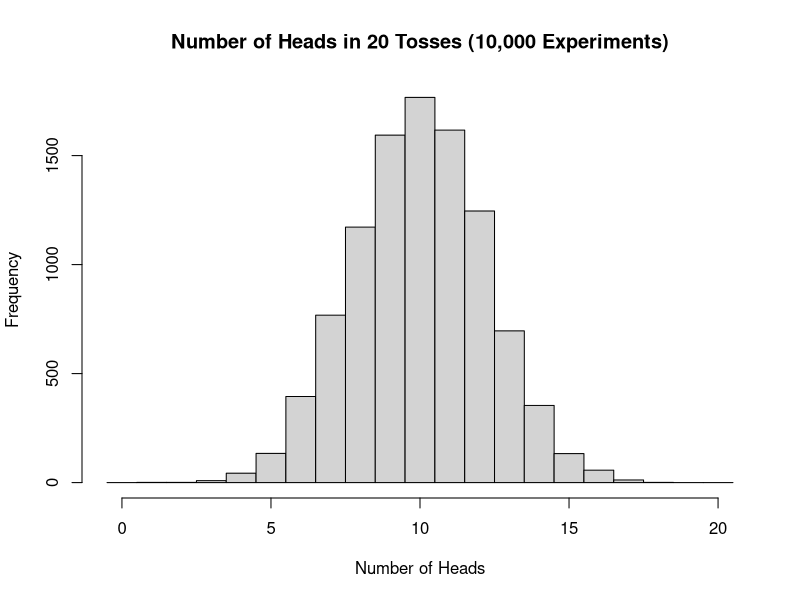
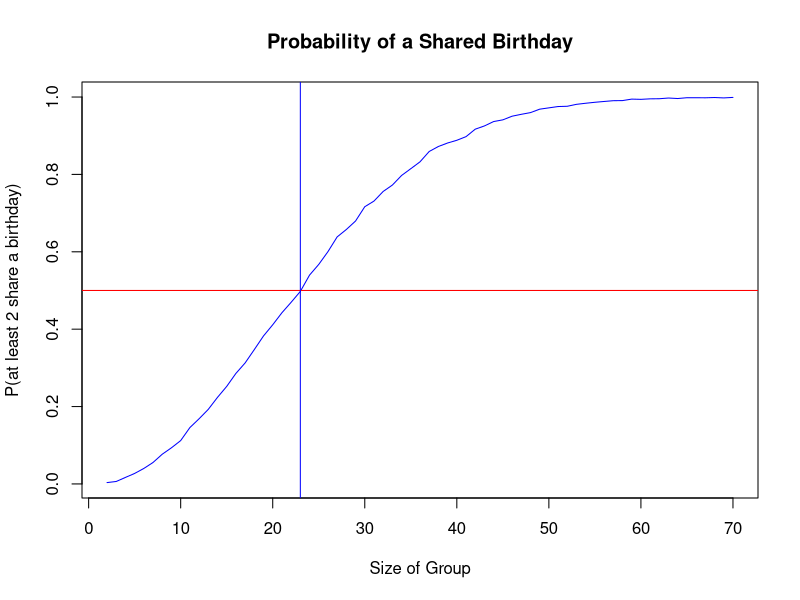
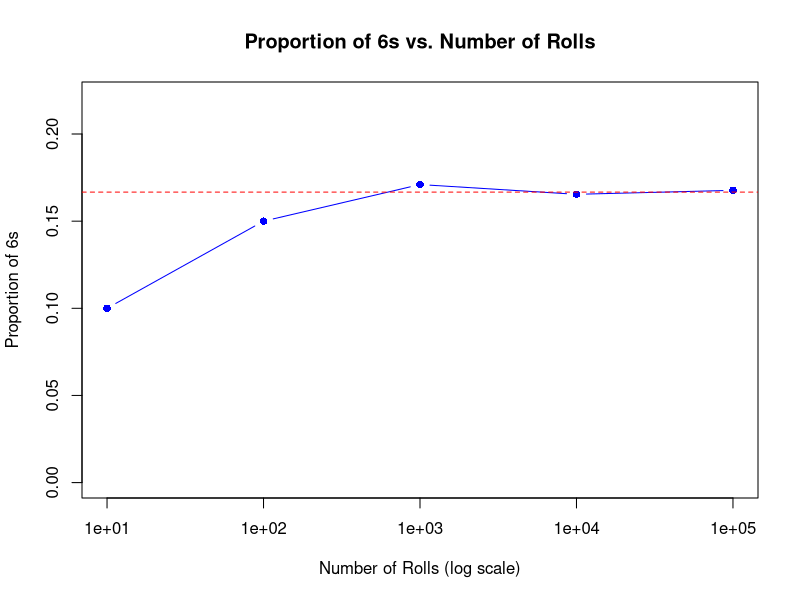

Here is the R script that generated these plots, in order:
## ---- chunk 1
knitr::opts_chunk$set(echo = TRUE, fig.width = 6, fig.height = 4)
set.seed(123)
## ---- chunk 2
n = 10000

Flips = function() {
  # 0 is tails, 1 is heads
  flips = sample(0:1, 20, replace = TRUE)
  s = sum(flips == 1)
  return(s)
}

results = replicate(n, Flips())
tab = table(results)
## ---- chunk 3
hist(results, breaks = seq(-0.5, 20.5, by = 1),
     main = "Number of Heads in 20 Tosses (10,000 Experiments)",
     xlab = "Number of Heads")
## ---- chunk 4
p_10heads = (tab["10"]/n)*100
cat("Probability of getting exactly 10 heads with 20 flips:", p_10heads, "%\n")
## ---- chunk 5
i = 15
x = 0

while (i <= 20) {
  x = x + sum(results == i)
  i = i + 1
}

p_15_heads_or_more = (x/n)*100
cat("Probability of getting 15 heads or more with 20 flips:", p_15_heads_or_more, "%\n")
## ---- chunk 6
p_10heads_theoretical = (factorial(20)/(factorial(10)^2))/(2^20)
cat("Theoretical probability of getting exactly 10 heads on 20 flips: ", p_10heads_theoretical*100, "%\n")
cat("Simulated probability of getting exactly 10 heads on 20 flips: ", p_10heads, "%\n")

i = 15
x = 0

while (i <= 20) {
  x = x + factorial(20)/(factorial(20-i)*factorial(i))
  i = i + 1
}

p_15_heads_or_more_t = (x/(2^20))*100
cat("Theoretical probability of getting 15 heads or more on 20 flips: ", p_15_heads_or_more_t, "%\n")
cat("Simulated probability of getting 15 heads or more on 20 flips: ", p_15_heads_or_more, "%\n")
## ---- chunk 7
bdays = list()

Bdays = function(p) {
  # 1-365, each number corresponds to a day of the year
  bdays = append(bdays, sample(1:365, p, replace = TRUE))
  return(sum(duplicated(bdays)))
}

results = replicate(n, Bdays(30))

# Number of repeated birthdays in each trial; 0 means no shared birthday
tab = table(results)
tab
sum(tab)
## ---- chunk 8
p_1bday_shared = (n - tab[1]) / n
cat("Estimated probability that a group of 30 people contains at least 2 people that share a birthday:", p_1bday_shared*100, "%\n")
## ---- chunk 9
i = 2
rs = c()

while (i <= 70) {
  sim = replicate(n, Bdays(i))
  
  # Success = at least one repeated birthday
  rs = append(rs, sum(sim > 0)/n)
  
  i = i + 1
}

x_shift = 2:70
plot(x_shift, rs, type = "l", col = "blue",
     main = "Probability of a Shared Birthday",
     xlab = "Size of Group", ylab = "P(at least 2 share a birthday)")
abline(h = 0.5, col = "red")
abline(v = 23, col = "blue")
## ---- chunk 10
n = 1000000

PickCards = function(min, max, target) {
  cards = sample(1:52, 5, replace = FALSE)
  
  flat_values = unlist(cards)
  if (sum(flat_values >= min & flat_values <= max) == target) {
    return(TRUE)
  } else {
    return(FALSE)
  }
}
## ---- chunk 11
results = replicate(n, PickCards(1,13,2))
tab = table(results)

cat("Probability a five card hand has exactly two hearts:", ((tab["TRUE"]/n)*100), "%\n")
p_2hearts_sim = tab["TRUE"]/n
## ---- chunk 12
results = replicate(n, PickCards(1,4,3))
tab = table(results)

cat("Probability a five card hand has exactly three aces:", ((tab["TRUE"]/n)*100), "%\n")
p_3aces_sim = tab["TRUE"]/n
## ---- chunk 13
p_2hearts_theory = choose(13,2)*choose(39,3)/choose(52,5)
cat("Theoretical probability of exactly two hearts:", p_2hearts_theory*100, "%\n")
cat("Simulated probability of exactly two hearts:  ", p_2hearts_sim*100, "%\n")
cat("Absolute difference:", abs(p_2hearts_sim - p_2hearts_theory)*100, "percentage points\n")

# Extra check on the aces
p_3aces_theory = choose(4,3)*choose(48,2)/choose(52,5)
cat("Theoretical probability of exactly three aces:", p_3aces_theory*100, "%\n")
cat("Simulated probability of exactly three aces:  ", p_3aces_sim*100, "%\n")
## ---- chunk 14
se = sqrt(p_2hearts_theory*(1 - p_2hearts_theory)/n)
cat("Approximate standard error of the simulated estimate:", se*100, "percentage points\n")
## ---- chunk 15
n = 10000
p_2majors_theory = choose(8,2)*choose(12,3)/choose(20,5)
cat("Theoretical probability of exactly 2 math majors:", p_2majors_theory*100, "%\n")
## ---- chunk 16
Committee = function() {
  members = sample(1:20, 5, replace = FALSE)
  return(sum(members <= 8))   # number of math majors on the committee
}

results = replicate(n, Committee())
table(results)
## ---- chunk 17
p_2majors_sim = sum(results == 2)/n
cat("Simulated probability of exactly 2 math majors:", p_2majors_sim*100, "%\n")
## ---- chunk 18
cat("Absolute difference:", abs(p_2majors_sim - p_2majors_theory)*100, "percentage points\n")
## ---- chunk 19
roll_counts = c(10, 100, 1000, 10000, 100000)
prop_sixes = rep(0, length(roll_counts))

for (k in 1:length(roll_counts)) {
  rolls = sample(1:6, roll_counts[k], replace = TRUE)
  prop_sixes[k] = sum(rolls == 6)/roll_counts[k]
}

lln_table = data.frame(Rolls = roll_counts, Proportion_of_6s = prop_sixes,
                       Distance_from_1_6 = abs(prop_sixes - 1/6))
print(lln_table)
## ---- chunk 20
plot(roll_counts, prop_sixes, type = "b", log = "x", pch = 16, col = "blue",
     main = "Proportion of 6s vs. Number of Rolls",
     xlab = "Number of Rolls (log scale)", ylab = "Proportion of 6s",
     ylim = c(0, max(prop_sixes, 1/6) + 0.05))
abline(h = 1/6, col = "red", lty = 2)
